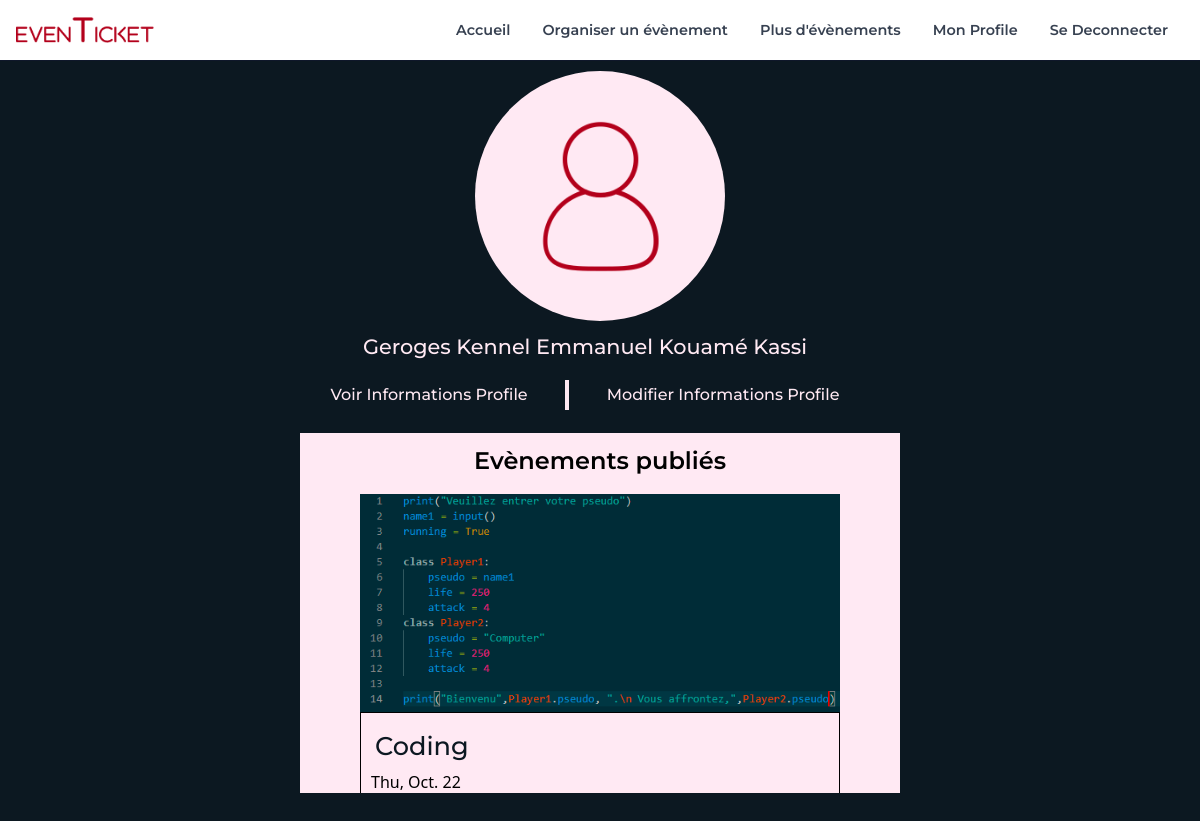
Page /profile/ (signed in) on the earlier database version.
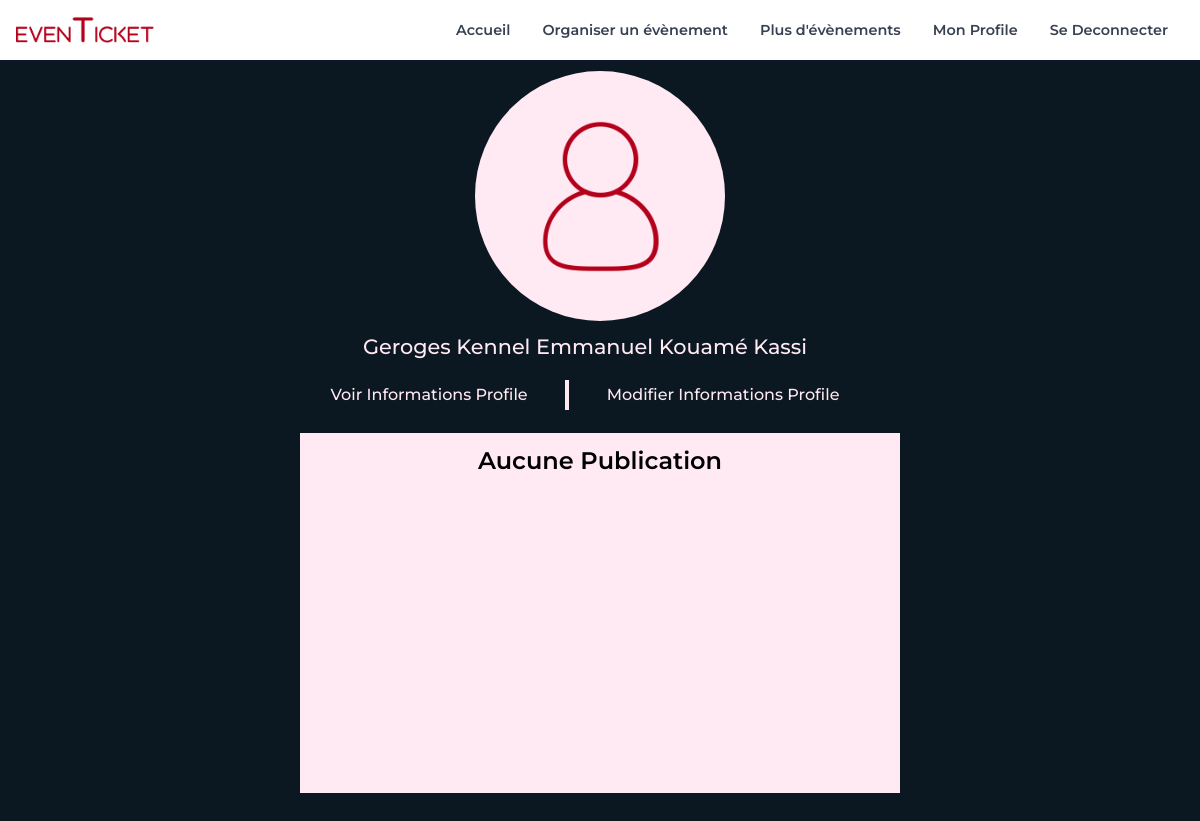
Same page on the later database version.
### mypass/models.py (models this page shows)
class Users(db.Model, UserMixin):
    id = db.Column('id_user', db.Integer, primary_key=True)
    last_name = db.Column('last_name', db.String(length=100), nullable=False)
    first_name = db.Column('first_name', db.String(length=100), nullable=False)
    image_profile = db.Column(db.String(200), nullable=False,
                              default='default.png')
    email = db.Column('user_email', db.String(
        length=100), unique=True, nullable=False)
    password = db.Column('password', db.String(length=100), nullable=False)
    user_id = db.Column('user_id', db.String(
        length=100), unique=True, nullable=False)
    date_signup = db.Column(db.DateTime, nullable=False,
                            default=datetime.utcnow)

class Events(db.Model):
    id = db.Column('id_events', db.Integer, primary_key=True)
    title = db.Column('event_title', db.String(length=100), nullable=False)
    category = db.Column('category', db.Integer,
                         db.ForeignKey(Category.id), nullable=False)
    author = db.Column('author', db.Integer,
                       db.ForeignKey(Users.id), nullable=False)
    type = db.Column(db.Integer, db.ForeignKey(Type_Event.id), nullable=False)
    place = db.Column('event_place', db.String(length=100), nullable=False)
    date_event = db.Column(db.DateTime, nullable=False,
                           default=datetime.utcnow)
    time_event = db.Column(db.Time, nullable=False)
    seat = db.Column('nombre_places', db.Integer, nullable=False)
    image = db.Column('image', db.String(length=200),
                      default='defaultTheme.png')
    date_post = db.Column(db.DateTime, nullable=False,
                          default=datetime.utcnow)

### mypass/routes.py (the view)
@app.route('/profile/', methods=['GET'])
@login_required
def profile():
    data = []
    image_file = url_for(
        'static', filename='/thumbnails/profile_pics/' + current_user.image_profile)
    events = Events.query.filter_by(author=current_user.id).all()
    for event in events:
        data.append({'id': event.id, "title": event.title, "date": event.date_event.strftime('%a, %b. %y'), "heure": event.time_event.strftime('%H:%M'), "lieu": event.place,
                    "image": url_for('static', filename='thumbnails/images/{}'.format(event.image))})
    return render_template('profile.html', title='Profile {} {}'.format(current_user.first_name, current_user.last_name), image=image_file, datas=data)

### mypass/models.py (called while the page is built)
@loginManager.user_loader
def load_user(user_id):
    return Users.query.get(int(user_id))

### mypass/templates/profile.html (shortened to what this page needs)
{% extends 'layout.html' %} {% block content %}
<div class="profile">
  <div>
    <div class="imageProfile">
      <div class="circle">
        <img src="{{image}}" alt="Profile Picture" class="photo" />
      </div>
    </div>
    <div class="userInformation">
      <div class="username">
        {{current_user.first_name}} {{current_user.last_name}}
      </div>
    </div>
    <div class="pathlink">
      <a href="#"> Voir Informations Profile </a>
      <div class="trait"></div>
      <a href="#">Modifier Informations Profile</a>
    </div>
    <div class="eventPublication">
      <div>
        {%if datas|length > 1 %}
        <div><h1 class="label">Evènements publiés</h1></div>
        {%elif datas|length == 0 %}
        <div><h1 class="label">Aucune Publication</h1></div>
        {%else%}
        <div><h1 class="label">Evènement publié</h1></div>
        {%endif%} {% for data in datas%}
        <div class="event-carte">
          <div class="image-even">
            <img src={{ data.image }} class="image-pub" />
          </div>
          <div class="event-infoCarte">
            <div class="eventTitle">{{data.title}}</div>
            <div class="dateInf">
              <div class="event-dae">{{data.date}}</div>
            </div>
          </div>
        </div>
        {%endfor%}
      </div>
    </div>
  </div>
</div>
{% endblock %}

### mypass/templates/layout.html (shortened to what this page needs)
<!DOCTYPE html>
<html lang="fr">
  <head>
    <link rel="stylesheet" href="{{url_for('static',filename='style.css')}}" />
    <script src="https://cdn.tailwindcss.com"></script>
  </head>
  <body>
    <header>
      <nav
        class="navBar flex flex-wrap items-center justify-between w-full py-4 md:py-0 px-4 text-lg text-gray-700 bg-white border-b border-slate-900"
      >
        <div>
          <a href="{{url_for('home')}}">
            <img
              src="{{url_for('static', filename='./pictures/logo.png')}}"
              alt="Logo"
              class="logo"
            />
          </a>
        </div>
        <div
          class="hidden w-full md:flex md:items-center md:w-auto md:justify-center"
          id="menu"
        >
          <ul class="pt-4 items-center md:flex md:justify-between md:pt-0">
            <li>
              <a
                class="font md:p-4 py-2 block text-bold"
                href="{{url_for('home')}}"
                >Accueil</a
              >
            </li>
            {% if current_user.is_authenticated %}
            <li>
              <a
                class="font md:p-4 py-2 block text-bold"
                href="{{url_for('createEvent')}}"
                >Organiser un évènement</a
              >
            </li>
            <li>
              <a
                class="font md:p-4 py-2 block text-bold"
                href="{{url_for('Event')}}"
                >Plus d'évènements</a
              >
            </li>
            <li>
              <a
                class="font md:p-4 py-2 block text-bold"
                href="{{url_for('profile')}}"
                >Mon Profile</a
              >
            </li>
            <li>
              <a
                class="font md:p-4 py-2 block text-bold"
                href="{{url_for('logout')}}"
                >Se Deconnecter</a
              >
            </li>
            {% endif %}
          </ul>
        </div>
      </nav>
    </header>
    <section class="section-content">
       {% block content %} {% endblock
      content %}
    </section>
  </body>
</html>

### mypass/static/style.css (style rules this page uses)
* { margin: 0; padding: 0; box-sizing: border-box; }
.section-content { background-color: #0c1821; min-height: 100vh; min-width: 100%; }
@media screen and (min-width: 1024px) { .logo { width: 80%; } }
@media screen and (min-width: 1024px) { .navBar { background-color: #ffe9f3; } }
@media screen and (min-width: 1024px) { .font { font-family: montserrat; font-size: 0.9rem; font-weight: 600; } }
@media screen and (min-width: 1024px) { .imageProfile { display: flex; justify-content: center; align-items: center; } }
@media screen and (min-width: 1024px) { .circle { background: #ffe9f3; border-radius: 100%; width: 250px; height: 250px; display: flex; align-items: center; justify-content: center; } }
@media screen and (min-width: 1024px) { .photo { width: 90%; } }
@media screen and (min-width: 1024px) { .profile { padding: 10px; display: flex; justify-content: center; } }
@media screen and (min-width: 1024px) { .username { width: 50vw; color: #ffe9f3; font-size: 1.3rem; padding: 10px; font-family: montserrat; font-weight: 500; display: flex; justify-content: center; } }
@media screen and (min-width: 1024px) { .pathlink { width: 50vw; display: flex; justify-content: space-evenly; align-items: center; color: #ffe9f3; font-family: montserrat; font-size: 1rem; padding: 8px; font-weight: 500; } }
@media screen and (min-width: 1024px) { .trait { border: 2px solid #ffe9f3; height: 30px; } }
@media screen and (min-width: 1024px) { .eventPublication { width: 50vw; background-color: #ffe9f3; height: 30vw; overflow-y: auto; padding: 10px; margin: 15px; display: flex; justify-content: center; } }
@media screen and (min-width: 1024px) { div .label { display: flex; justify-content: center; align-items: center; font-weight: 600; font-size: 1.5rem; font-family: montserrat; } }

Differences in the rows shown:
removed Events: title "Coding", date "Thu, Oct. 22"
Other differences:
text no longer shown: "Evènements publiés"
text now shown: "Aucune Publication"
